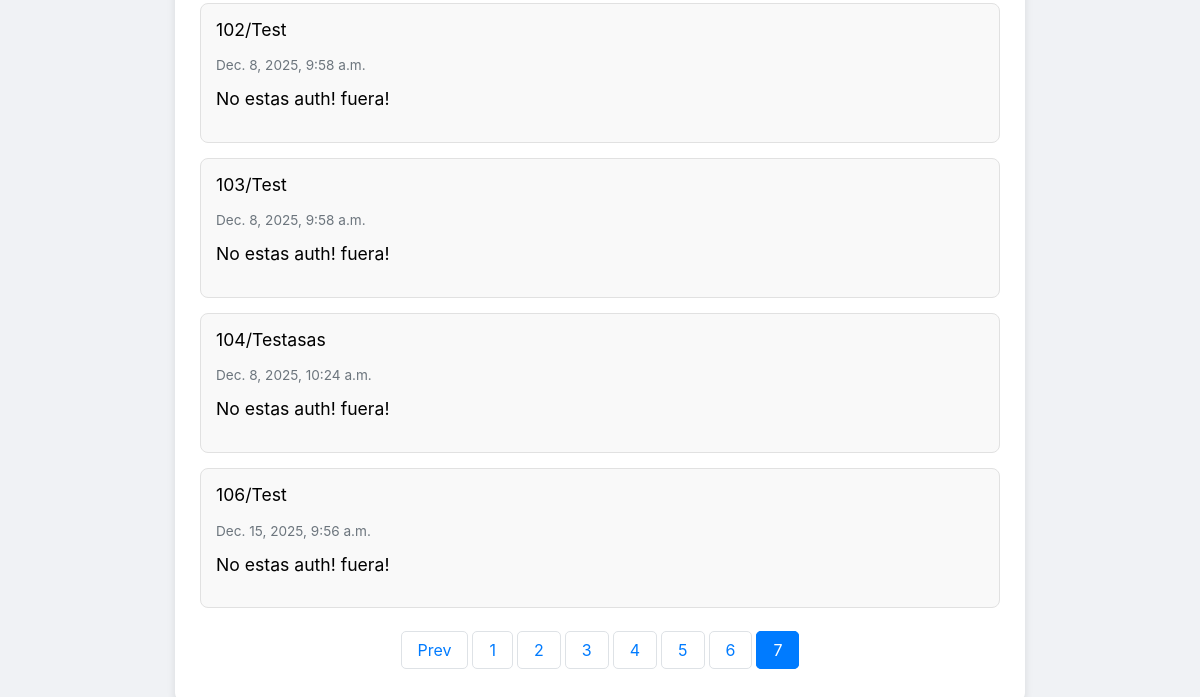
The page /?page=7 (lower part) on the database as committed earlier.
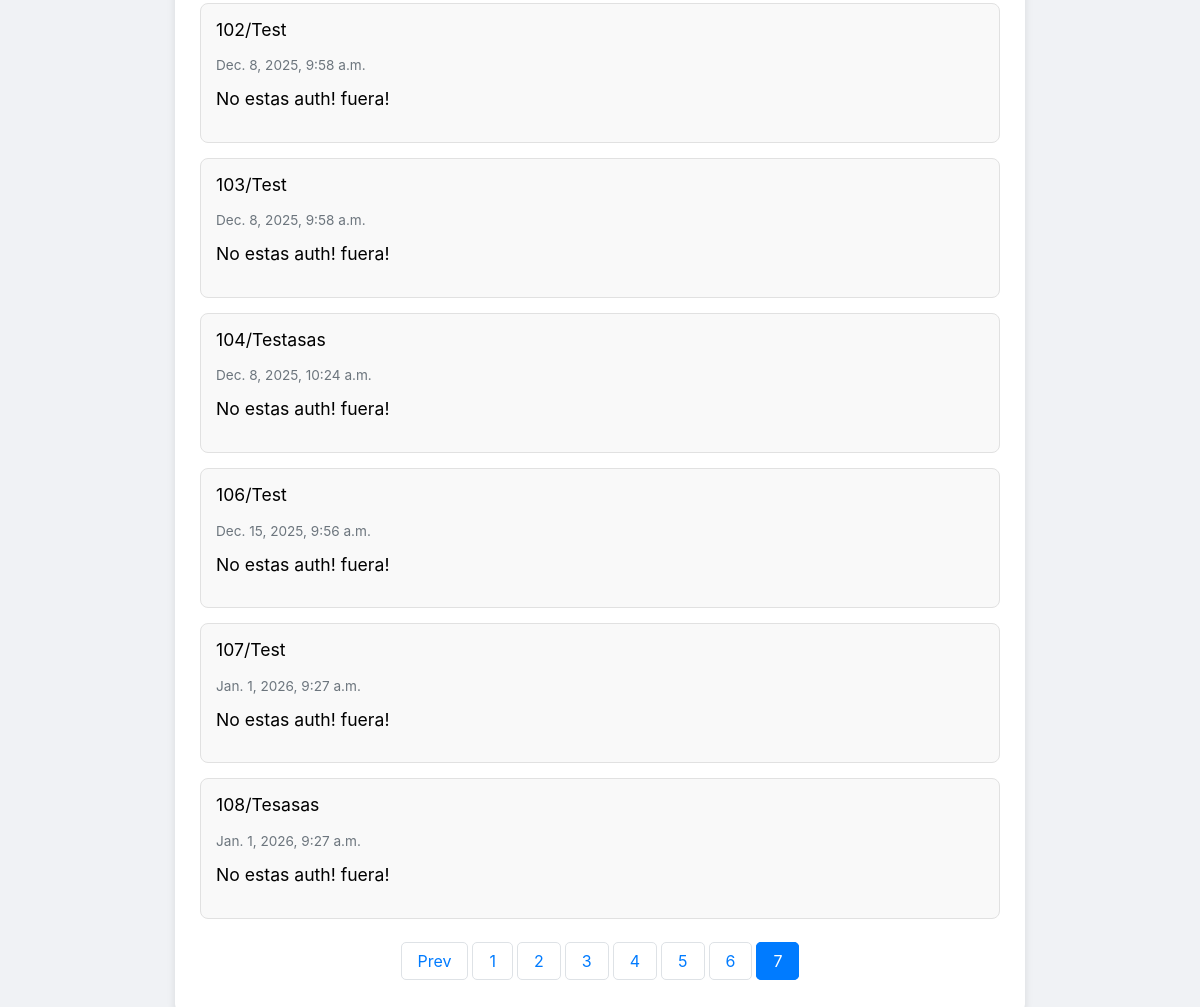
The same page on the database as committed later.
### comments/models.py (models this page shows, shortened)
class Comment(models.Model):
    text = models.TextField()
    date_posted = models.DateTimeField(auto_now_add=True)
    element = models.ForeignKey(Element, on_delete=models.SET_NULL, null=True)

### comments/views.py (the view)
# urls.py: path('', views.index, name='index'),
def index(request):
    comments = Comment.objects.all() # .filter(pk__gt = 50)
    paginator = Paginator(comments, 15)
    page_number = request.GET.get('page')
    comments_page = paginator.get_page(page_number)
    return render(request,'comments/index.html',{'comments':comments_page})

### elements/templatetags/custom_tags.py (called while the page is built)
@register.simple_tag(name='my_connection')
def my_connection(table: str, column: str) -> str:
    return f"CONNECTION TO {table.upper()} ON COLUMN {column.upper()}"

@register.filter(name='my_name')
def name(value: str) -> str:
    if(value):
        return f"Name: {value}"
    return f"Sin Nombre"

@register.filter(name='my_complete_name')
def name(name: str, surname: str) -> str:
    return f"COMPLETE NAME: {name} {surname}"

### comments/templates/comments/index.html (shortened to what this page needs)
{% extends "base.html" %}
{% block content %}
{% load custom_tags %}
<div class="container">
    {% for c in comments %}
    <div class="comment-card">
        <p>{{ c.id }}/{{ c.text }}</p>
        <p class="date">{{ c.date_posted }}</p>
        <div class="comment-actions">
            {% if request.user.id %}
            <a href="{% url 'comments:update' c.id %}" class="btn btn-edit">Edit</a>
            <form action="{% url 'comments:delete' c.id %}" method="post">
                {% csrf_token %}
                <button type="submit" class="btn btn-delete">Delete</button>
            </form>
            {% else %}
                <p>No estas auth! fuera!</p>
            {% endif %}
        </div>
    </div>
    {%  empty %}
        <p>No comments available.</p>
    {% endfor %}
    {% include 'partials/pagination.html' with page_obj=comments %}
</div>
{% endblock content %}

Rows that differ between the two databases and show on the page:
added Comment: id "107", text "Test", date_posted "Jan. 1, 2026, 9:27 a.m."
added Comment: id "108", text "Tesasas", date_posted "Jan. 1, 2026, 9:27 a.m."
